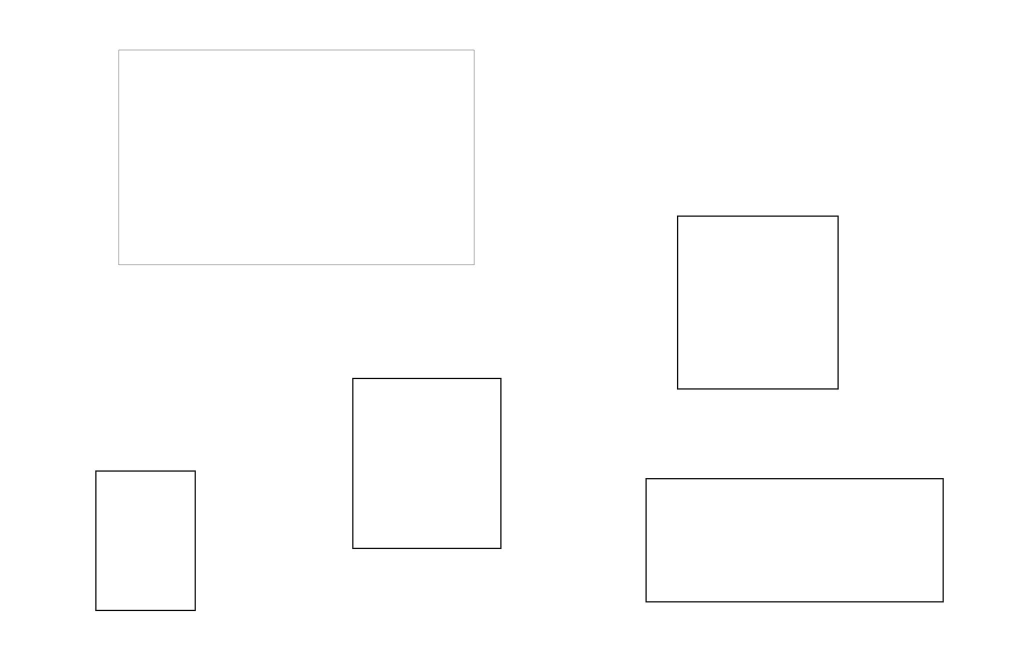
%> input picture img/squares.jpg, 2048 x 1329 px (shown at 1/2 size)
$ octave edgeDetect.m   (GNU Octave 9; MATLAB toolbox functions it lacks are replaced by stand-ins)
%> lines starting %> are read from the running program, lines starting %| are printed output that depends on the picture; in (x1, y1, x2, y2) boxes, pixels count from 0 and x2, y2 are one past the last pixel; in counts of white or black regions, pixels touching at a corner belong together; the program's own positions count from 1
%% Section 1: Initial Image Processing

% Read in the image
filename = 'img/squares.jpg';
I = imread(filename);
%> I is the input picture: size 1329x2048x3 uint8; min 0, max 255, mean 253.7
scale = 400/max(size(I));
%> scale = 0.195

% Convert to grayscale
I = rgb2gray(I);
%> I: size 1329x2048 uint8

% Conduct matlab edge detection using the 'log' method with
%   automatic thresholding values.
binArr = edge(I, 'log');
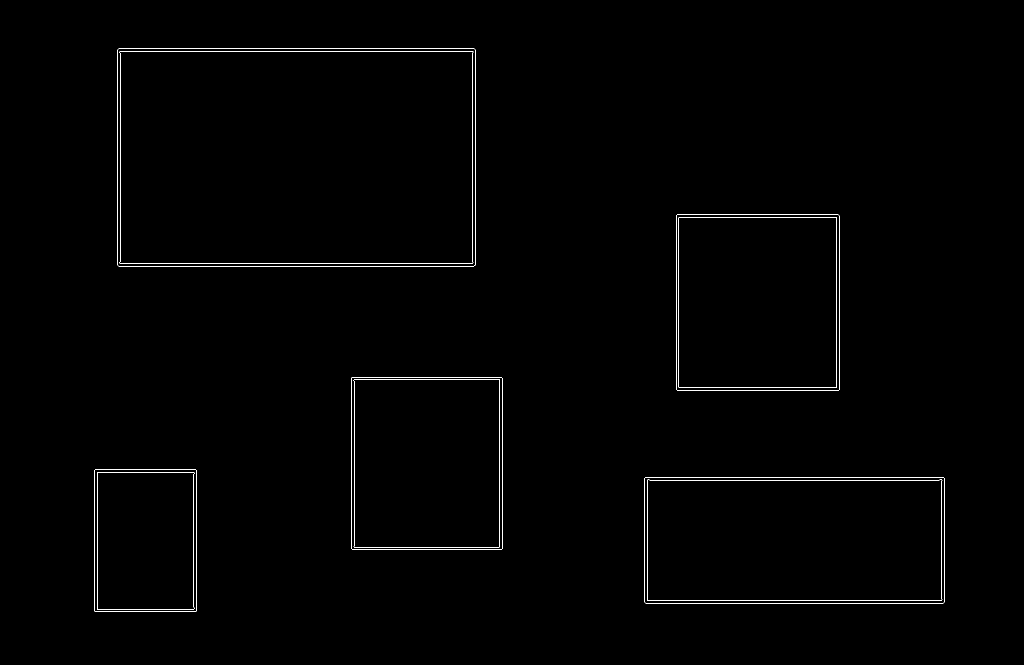
%> binArr: size 1329x2048 logical (shown at 1/2 size); 0.55% white in thin lines or dots, all inside (x1, y1, x2, y2) = (188, 97, 1890, 1224)
% imshow(binArr);

% Dilate the image in order to connect the detecting edges to try and get
% actual shapes.
% Use a line structuring element that is length 5 and angle 45
se = strel('line',5,45);
% se = strel('square', 5);
binArr = imdilate(binArr, se);
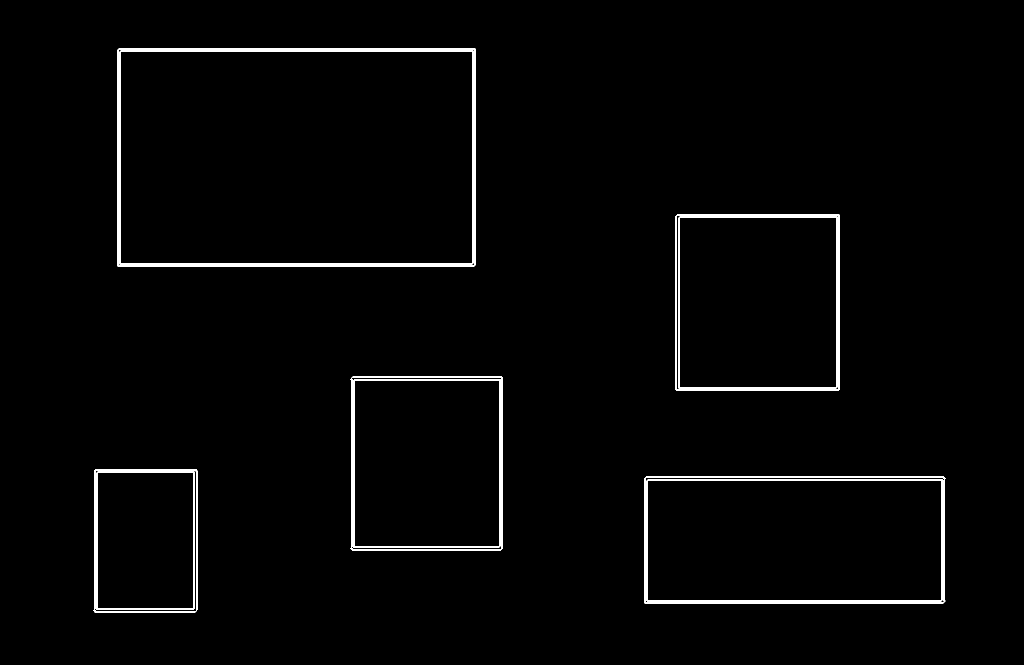
%> binArr: size 1329x2048 logical (shown at 1/2 size); 1.7% white; 10 white regions, largest, box (x1, y1, x2, y2) and area: (234, 96, 952, 534) 6867, (238, 101, 948, 529) 6769, (1288, 953, 1891, 1208) 5070

% Get rid of small blobs and smoothen out the borders
binArr = bwareaopen(binArr, 500);
binArr = imclose(binArr, true(5));
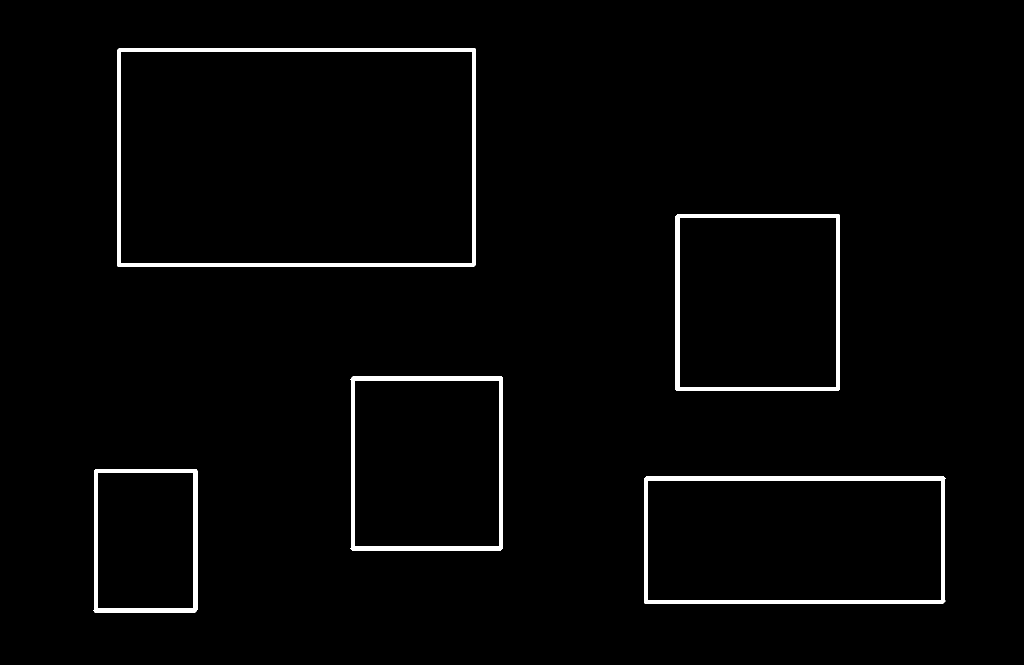
%> binArr: size 1329x2048 logical (shown at 1/2 size); 2.2% white; 5 white regions, box (x1, y1, x2, y2) and area: (234, 96, 952, 534) 18213, (1288, 953, 1891, 1208) 14020, (1351, 428, 1680, 782) 10650, (701, 753, 1006, 1101) 10158, (187, 938, 395, 1225) 7899

% Fill in the holes
binArr = imfill(binArr, 'holes');
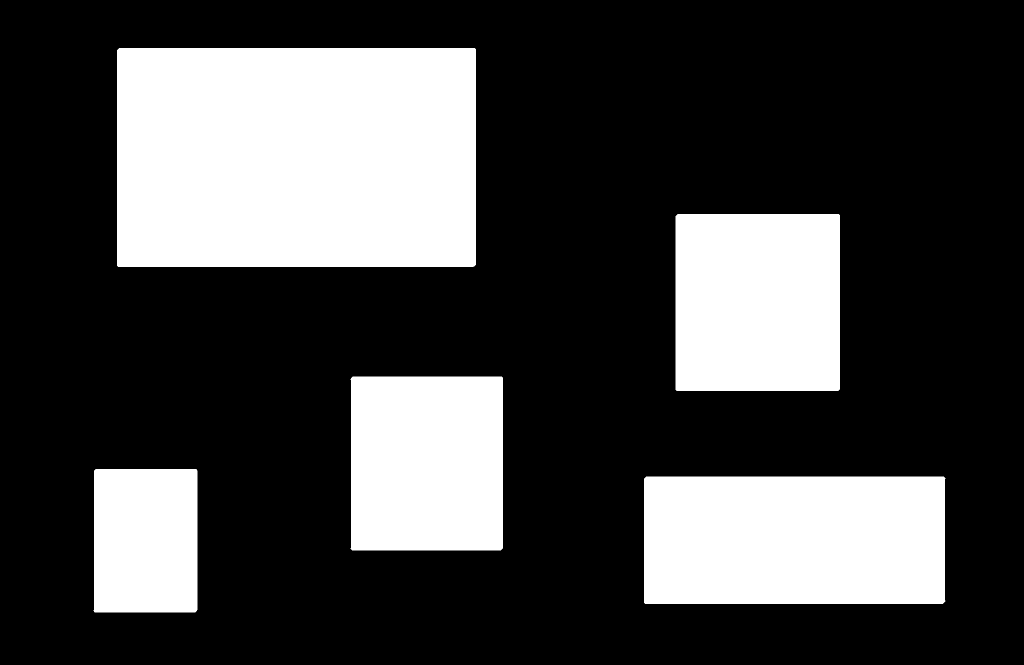
%> binArr: size 1329x2048 logical (shown at 1/2 size); 27.5% white; 5 white regions, box (x1, y1, x2, y2) and area: (234, 96, 952, 534) 314457, (1288, 953, 1891, 1208) 153488, (1351, 428, 1680, 782) 116444, (701, 753, 1006, 1101) 105774, (187, 938, 395, 1225) 59389

binArr2 = imresize(binArr, scale);
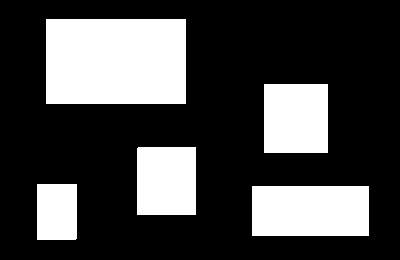
%> binArr2: size 260x400 logical; 27.3% white; 5 white regions, box (x1, y1, x2, y2) and area: (46, 19, 186, 104) 11900, (252, 186, 369, 236) 5850, (264, 84, 328, 153) 4416, (137, 147, 196, 215) 4011, (37, 184, 77, 240) 2239
tempArr2 = binArr2;

% Set the border to be an obstacle
binArr2([1,end],:) = 1;
binArr2(:,[1,end]) = 1;
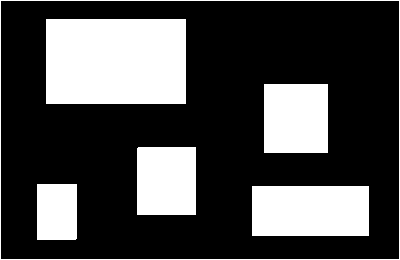
%> binArr2: size 260x400 logical; 28.6% white; 6 white regions, box (x1, y1, x2, y2) and area: (46, 19, 186, 104) 11900, (252, 186, 369, 236) 5850, (264, 84, 328, 153) 4416, (137, 147, 196, 215) 4011, (37, 184, 77, 240) 2239, (0, 0, 400, 260) 1316

% Display the filled in binary image
figure;
imshow(binArr)

%% Section 2: Conduct Wavefront Potential/Brushfire Method

%Convert our binary image to a double array
imArr = double(binArr2);

% We let 1 denote an obstacle
cur = 1;
temp= length(find(ismember(imArr,0)));
%> temp = 74268
newTemp = 0;

% Continuously iterate and add new numbers. Stop when no more 0's are
% found.
%> (the run ends here)
